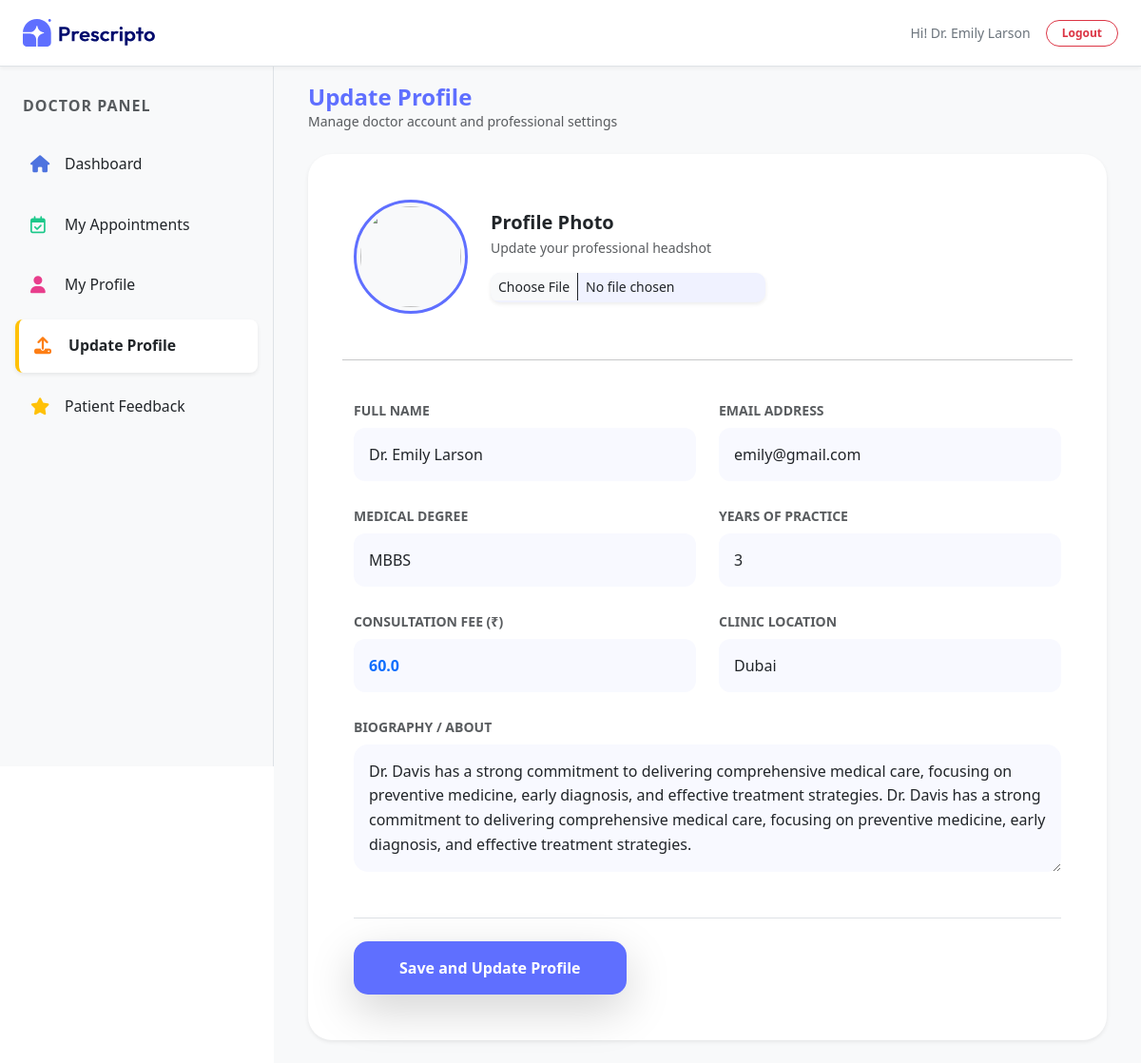
/edit_doctor/ (signed in), run on the app's committed database.
### appointment/models.py (models this page shows, shortened)
class Doctor(models.Model):
    image = CloudinaryField('image', folder='doctor_image')
    name = models.CharField(max_length=100)
    email = models.EmailField()
    username = models.CharField(max_length=255, unique=True)
    password = models.CharField(max_length=100)
    experience = models.IntegerField()
    fees = models.FloatField()
    category = models.ForeignKey(Category, on_delete=models.CASCADE)
    degree = models.CharField(max_length=50)
    about = models.TextField()
    address = models.TextField()
    available = models.BooleanField(default=True)

### appointment/views.py (the view, shortened to what this page needs)
# urls.py: path('edit_doctor/', views.edit_doctor, name='edit_doctor'),
def edit_doctor(request):
    doctor_id = request.session.get('doctor_id')
    if not doctor_id:
        return redirect('dash_login')
    doctor = Doctor.objects.get(id=doctor_id)
    return render(request, "dashboard/edit_doctor.html", {
        "doctor": doctor,
        "action": "edit_doctor",
        "role": "doctor",
    })

### templates/dashboard/edit_doctor.html (shortened to what this page needs)
{% extends "dashboard/layout.html" %}
{% load static %}
{% block contant %}
    <section class="flex-grow p-4 bg-light w-100 overflow-hidden"
         style="margin-top: 64px; margin-left: 18rem; min-height: 100vh; overflow-x: hidden;">
        <div class="container-fluid">
            <div class="d-flex align-items-center justify-content-between mb-4" data-aos="fade-down">
                <div>
                    <h4 class="fw-bold mb-0" style="color: rgb(95 111 255);">Update Profile</h4>
                    <p class="text-muted small mb-0">Manage doctor account and professional settings</p>
                </div>
            </div>
            <div class="card border-0 shadow-sm" style="border-radius: 25px; background: white;" data-aos="fade-up">
                <form action="" method="POST" enctype="multipart/form-data" class="card-body p-4 p-md-5">
                    <div class="row g-4">
                        <div class="col-12 mb-4">
                            <div class="d-flex align-items-center gap-4 flex-wrap">
                                <div class="position-relative">
                                    <div class="bg-light rounded-circle p-1" style="width: 120px; height: 120px; border: 3px solid #5f6fff;">
                                        <img src="{{ doctor.image.url }}"
                                            class="rounded-circle w-100 h-100"
                                            style="object-fit: cover;">
                                    </div>
                                </div>
                                <div>
                                    <h5 class="fw-bold mb-1">Profile Photo</h5>
                                    <p class="text-muted small mb-3">Update your professional headshot</p>
                                    <input type="file" name="image" class="form-control form-control-sm border-0 shadow-sm"
                                        style="background: #f0f2ff; border-radius: 10px; max-width: 300px;">
                                </div>
                            </div>
                        </div>
                        <hr class="opacity-25">
                        <div class="col-md-6" data-aos="fade-right">
                            <label class="form-label small fw-bold text-muted text-uppercase mb-2">Full Name</label>
                            <input type="text" name="name" class="form-control border-0 p-3 shadow-none"
                                style="border-radius: 12px; background: #f8f9ff; font-weight: 500;"
                                value="{{ doctor.name }}" required>
                        </div>
                        <div class="col-md-6" data-aos="fade-left">
                            <label class="form-label small fw-bold text-muted text-uppercase mb-2">Email Address</label>
                            <input type="email" name="email" class="form-control border-0 p-3 shadow-none"
                                style="border-radius: 12px; background: #f8f9ff; font-weight: 500;"
                                value="{{ doctor.email }}" required>
                        </div>
                        <div class="col-md-6" data-aos="fade-right">
                            <label class="form-label small fw-bold text-muted text-uppercase mb-2">Medical Degree</label>
                            <input type="text" name="degree" class="form-control border-0 p-3 shadow-none"
                                style="border-radius: 12px; background: #f8f9ff; font-weight: 500;"
                                value="{{ doctor.degree }}">
                        </div>
                        <div class="col-md-6" data-aos="fade-left">
                            <label class="form-label small fw-bold text-muted text-uppercase mb-2">Years of Practice</label>
                            <input type="text" name="experience" class="form-control border-0 p-3 shadow-none"
                                style="border-radius: 12px; background: #f8f9ff; font-weight: 500;"
                                value="{{ doctor.experience }}">
                        </div>
                        <div class="col-md-6" data-aos="fade-right">
                            <label class="form-label small fw-bold text-muted text-uppercase mb-2">Consultation Fee (₹)</label>
                            <input type="number" name="fees" class="form-control border-0 p-3 shadow-none fw-bold text-primary"
                                style="border-radius: 12px; background: #f8f9ff;"
                                value="{{ doctor.fees }}">
                        </div>
                        <div class="col-md-6" data-aos="fade-left">
                            <label class="form-label small fw-bold text-muted text-uppercase mb-2">Clinic Location</label>
                            <input type="text" name="address" class="form-control border-0 p-3 shadow-none"
                                style="border-radius: 12px; background: #f8f9ff; font-weight: 500;"
                                value="{{ doctor.address }}">
                        </div>
                        <div class="col-12" data-aos="fade-up">
                            <label class="form-label small fw-bold text-muted text-uppercase mb-2">Biography / About</label>
                            <textarea name="about" class="form-control border-0 p-3 shadow-none"
                                    style="border-radius: 15px; background: #f8f9ff; line-height: 1.6;"
                                    rows="4">{{ doctor.about }}</textarea>
                        </div>
                    </div>
                    <div class="mt-5 pt-4 border-top">
                        <button type="submit" class="btn text-white px-5 py-3 fw-bold shadow-lg"
                                style="background: #5f6fff; border-radius: 15px; border: none; transition: 0.4s;"
                                onmouseover="this.style.backgroundColor='#4a59e0'; this.style.transform='translateY(-3px)';"
                                onmouseout="this.style.backgroundColor='#5f6fff'; this.style.transform='translateY(0px)';" >
                            Save and Update Profile
                        </button>
                    </div>
                </form>
            </div>
        </div>
    </section>
{% endblock %}

### templates/dashboard/layout.html (shortened to what this page needs)
<!DOCTYPE html>
<html lang="en">
<head>
    <link href="https://cdn.jsdelivr.net/npm/bootstrap@5.3.3/dist/css/bootstrap.min.css" rel="stylesheet" />
    <link href="https://cdnjs.cloudflare.com/ajax/libs/font-awesome/5.15.3/css/all.min.css" rel="stylesheet" />
    <link rel="stylesheet" href="https://cdnjs.cloudflare.com/ajax/libs/font-awesome/6.7.2/css/all.min.css" />
    <link href="https://unpkg.com/aos@2.3.4/dist/aos.css" rel="stylesheet">
</head>
    {% load static %}
    <body>
        <header class="d-flex justify-content-between align-items-center border-bottom bg-white px-4"
                style="height: 70px; position: fixed; top: 0; width: 100%; z-index: 1050; box-shadow: 0 2px 4px rgba(0,0,0,0.05);">
            <div class="d-flex align-items-center">
                <a href="{% url 'dash_admin' %}">
                    <img src="{% static 'assets/assets_frontend/logo.svg' %}" alt="Logo" style="width: 140px;">
                </a>
            </div>
            <div class="d-flex align-items-center gap-3 text-secondary small">
                {% if role == 'admin' %}
                    <span class="text-capitalize fw-medium">Hi! {{ request.session.username }}</span>
                {% else %}
                    <span class="fw-medium">Hi! {{ doctor.name }}</span>
                {% endif %}
                <a href="{% url 'dash_logout' %}" class="btn btn-outline-danger btn-sm rounded-pill px-3 py-1 fw-bold" style="font-size: 12px;">Logout</a>
            </div>
        </header>
        <main class="d-flex" style="min-height: calc(100vh - 64px);">
            {% if role == 'doctor' %}
                <nav id="sidebar" class="border-end bg-light p-3"
                    style="width: 18rem; height: calc(100vh - 64px); position: fixed; top: 70px; left: 0; z-index: 1000; overflow-y: auto;">
                    <div class="mb-4 ps-2 pt-3">
                        <h6 class="text-uppercase text-muted fw-bold" style="letter-spacing: 1px; font-size: 1rem;">Doctor Panel</h6>
                    </div>
                    <a href="{% url 'doctor_dashboard' %}" class="nav-link d-flex align-items-center gap-3 p-3 rounded-3 mb-2 {% if action == 'doctor' %}bg-white shadow-sm border-start border-4 border-primary fw-bold{% else %}text-dark{% endif %}"
                    style="transition: 0.3s; font-size: 18px; text-decoration: none;">
                        <i class="fa-solid fa-house" style="color: #4e73df; width: 20px;"></i> <span class="small">Dashboard</span>
                    </a>
                    <a href="{% url 'doctor_appointments' %}" class="nav-link d-flex align-items-center gap-3 p-3 rounded-3 mb-2 {% if action == 'doctor_appointments' %}bg-white shadow-sm border-start border-4 border-success fw-bold{% else %}text-dark{% endif %}"
                    style="transition: 0.3s; font-size: 18px; text-decoration: none;">
                        <i class="fa-regular fa-calendar-check" style="color: #1cc88a; width: 20px;"></i> <span class="small">My Appointments</span>
                    </a>
                    <a href="{% url 'doctor_profile' %}" class="nav-link d-flex align-items-center gap-3 p-3 rounded-3 mb-2 {% if action == 'profile' %}bg-white shadow-sm border-start border-4 border-info fw-bold{% else %}text-dark{% endif %}"
                    style="transition: 0.3s; font-size: 18px; text-decoration: none;">
                        <i class="fa-solid fa-user" style="color: #e83e8c; width: 20px;"></i> <span class="small">My Profile</span>
                    </a>
                    <a href="{% url 'edit_doctor' %}" class="nav-link d-flex align-items-center gap-3 p-3 rounded-3 mb-2 {% if action == 'edit_doctor' %}bg-white shadow-sm border-start border-4 border-warning fw-bold{% else %}text-dark{% endif %}"
                    style="transition: 0.3s; font-size: 18px; text-decoration: none;">
                        <i class="fa-solid fa-upload" style="color: #fd7e14; width: 20px;"></i> <span class="small">Update Profile</span>
                    </a>
                    <a href="{% url 'doctor_feedback' %}" class="nav-link d-flex align-items-center gap-3 p-3 rounded-3 mb-2 {% if action == 'feedback' %}bg-white shadow-sm border-start border-4 border-danger fw-bold{% else %}text-dark{% endif %}"
                    style="transition: 0.3s; font-size: 18px; text-decoration: none;">
                        <i class="fa-solid fa-star" style="color: #ffc107; width: 20px;"></i> <span class="small">Patient Feedback</span>
                    </a>
                </nav>
            {% endif %}
            {% block contant %}
            {% endblock %}
        </main>
    </body>
</html>

### data on the page
Doctor: name "Dr. Emily Larson", email "emily@gmail.com", degree "MBBS", experience "3", fees "60.0", address "Dubai", about "Dr. Davis has a strong commitment to delivering comprehensive medical care, focusing on preventive medicine, early diagnosis, and effective treatment strategies. Dr. Davis has a strong commitment to delivering comprehensive medical care, focusing on preventive medicine, early diagnosis, and effective treatment strategies."
